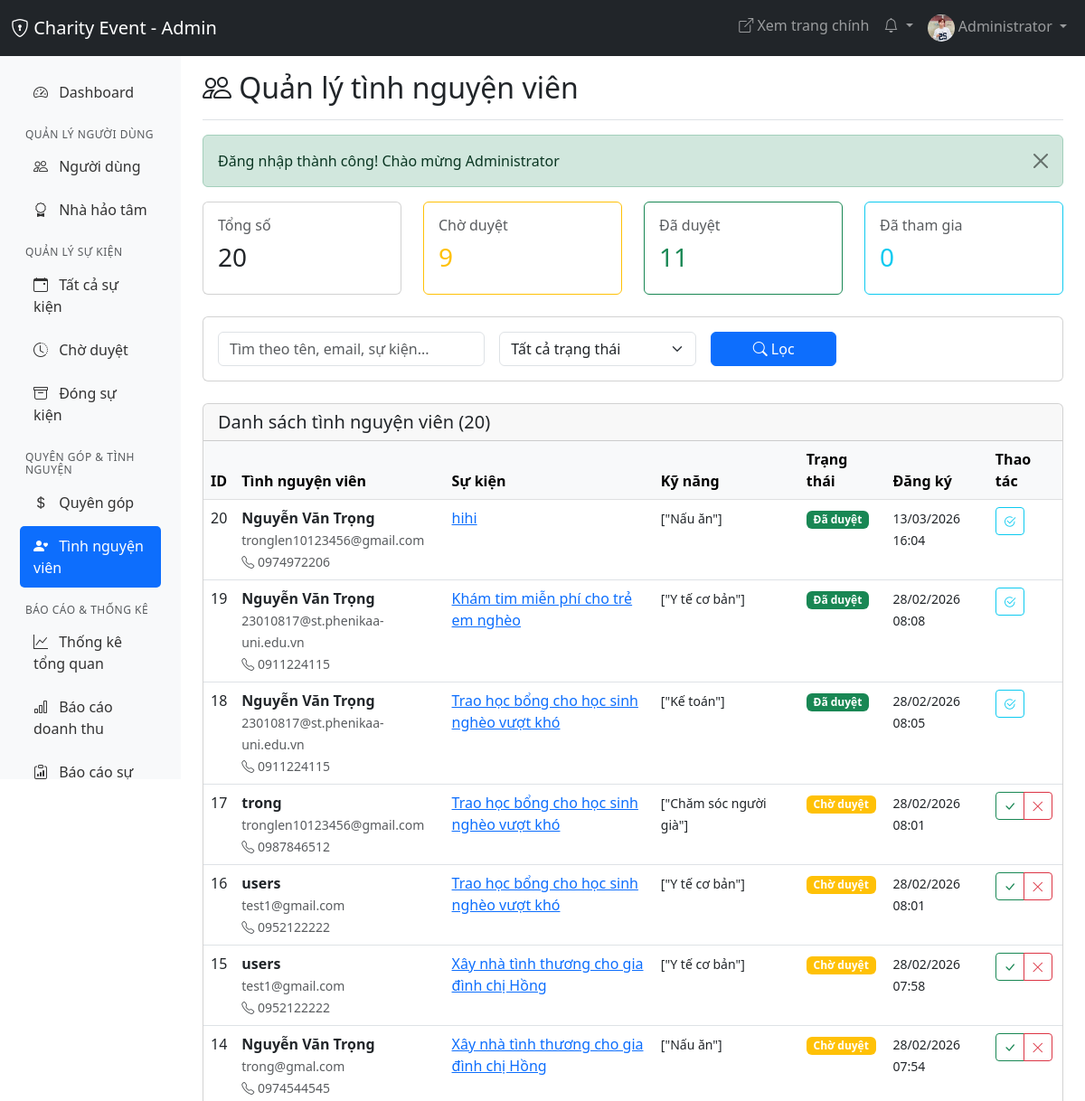
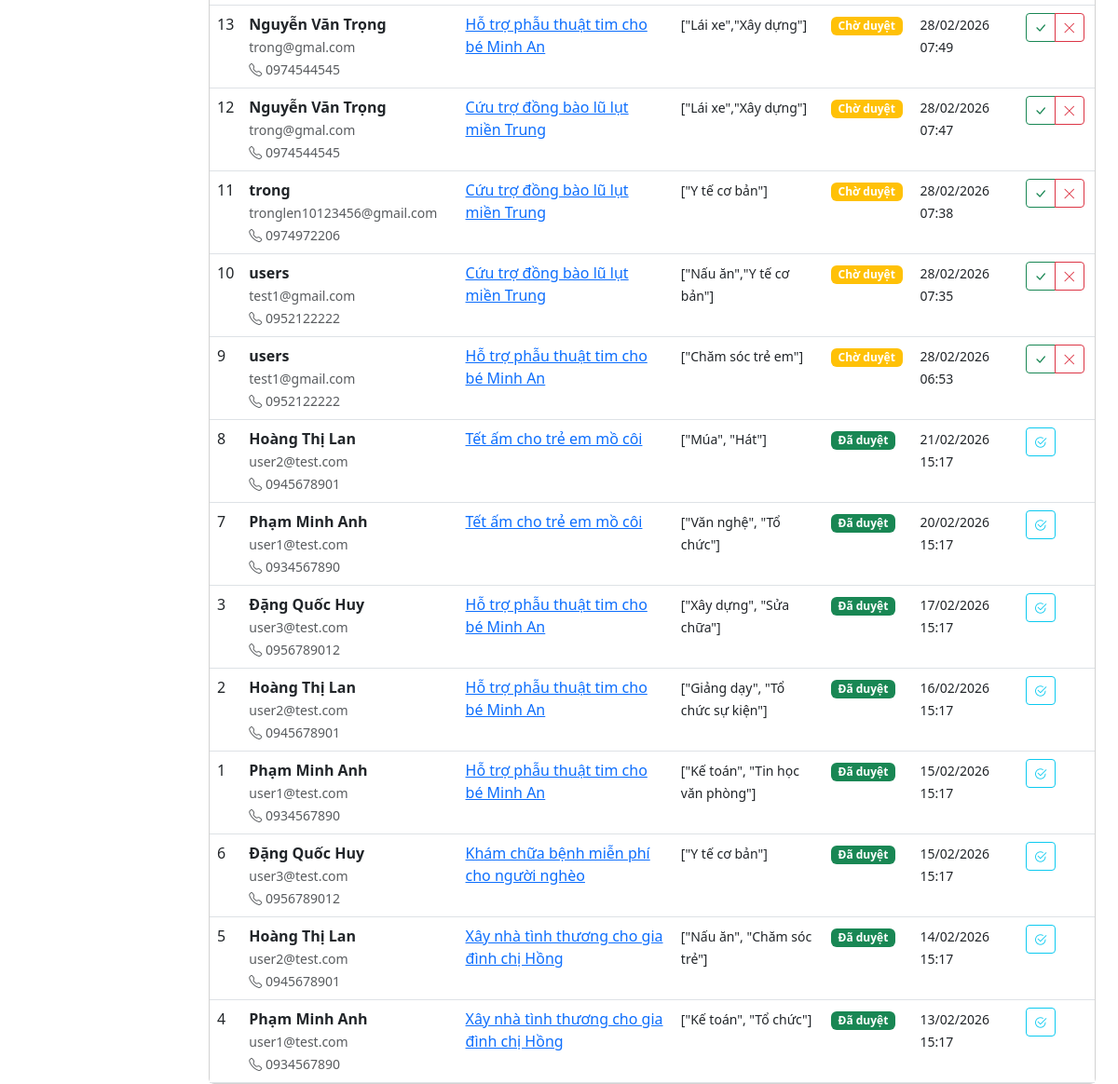
Page /admin/volunteers/volunteers.php (signed in) on the committed database (2 pictures, top to bottom).
### tables this page shows
CREATE TABLE `event_volunteers` (
  `id` int(11) NOT NULL,
  `user_id` int(11) DEFAULT NULL,
  `event_id` int(11) NOT NULL,
  `fullname` varchar(100) NOT NULL,
  `email` varchar(100) NOT NULL,
  `phone` varchar(20) NOT NULL,
  `date_of_birth` date DEFAULT NULL,
  `gender` enum('male','female','other') DEFAULT NULL,
  `birth_date` date DEFAULT NULL,
  `occupation` varchar(100) DEFAULT NULL,
  `skills` text DEFAULT NULL,
  `availability` text DEFAULT NULL,
  `experience` text DEFAULT NULL,
  `motivation` text NOT NULL,
  `available_weekday` tinyint(1) DEFAULT 0,
  `available_weekend` tinyint(1) DEFAULT 0,
  `available_evening` tinyint(1) DEFAULT 0,
  `emergency_contact_name` varchar(100) DEFAULT NULL,
  `emergency_contact_phone` varchar(20) DEFAULT NULL,
  `emergency_contact_relation` varchar(50) DEFAULT NULL,
  `status` enum('pending','approved','rejected','completed','cancelled') DEFAULT 'pending',
  `rejection_reason` text DEFAULT NULL,
  `checked_in_at` timestamp NULL DEFAULT NULL,
  `checked_out_at` timestamp NULL DEFAULT NULL,
  `attendance_confirmed` tinyint(1) DEFAULT 0,
  `volunteer_feedback` text DEFAULT NULL,
  `organizer_feedback` text DEFAULT NULL,
  `rating` int(11) DEFAULT NULL,
  `created_at` timestamp NOT NULL DEFAULT current_timestamp(),
  `updated_at` timestamp NOT NULL DEFAULT current_timestamp() ON UPDATE current_timestamp()
);

CREATE TABLE `users` (
  `id` int(11) NOT NULL,
  `fullname` varchar(100) NOT NULL,
  `email` varchar(100) NOT NULL,
  `password` varchar(255) NOT NULL,
  `phone` varchar(20) DEFAULT NULL,
  `avatar` varchar(255) DEFAULT 'default-avatar.png',
  `address` text DEFAULT NULL,
  `bio` text DEFAULT NULL,
  `city` varchar(100) DEFAULT NULL,
  `district` varchar(100) DEFAULT NULL,
  `role` enum('user','benefactor','admin') DEFAULT 'user',
  `benefactor_status` enum('none','pending','approved','rejected') DEFAULT 'none',
  `benefactor_verified_at` timestamp NULL DEFAULT NULL,
  `benefactor_verified_by` int(11) DEFAULT NULL,
  `status` enum('active','inactive','banned') DEFAULT 'active',
  `last_login` timestamp NULL DEFAULT NULL,
  `created_at` timestamp NOT NULL DEFAULT current_timestamp(),
  `updated_at` timestamp NOT NULL DEFAULT current_timestamp() ON UPDATE current_timestamp(),
  `public_profile` tinyint(1) DEFAULT 1,
  `show_donations` tinyint(1) DEFAULT 1,
  `show_volunteers` tinyint(1) DEFAULT 1,
  `email_notifications` tinyint(1) DEFAULT 1,
  `donation_notifications` tinyint(1) DEFAULT 1,
  `volunteer_notifications` tinyint(1) DEFAULT 1,
  `event_notifications` tinyint(1) DEFAULT 1
);

CREATE TABLE `events` (
  `id` int(11) NOT NULL,
  `user_id` int(11) NOT NULL,
  `title` varchar(255) NOT NULL,
  `slug` varchar(255) NOT NULL,
  `description` text NOT NULL,
  `content` longtext NOT NULL,
  `thumbnail` varchar(255) DEFAULT NULL,
  `bank_name` varchar(50) DEFAULT NULL,
  `bank_account` varchar(50) DEFAULT NULL,
  `bank_owner` varchar(100) DEFAULT NULL,
  `gallery` text DEFAULT NULL,
  `video_url` varchar(255) DEFAULT NULL,
  `category` enum('medical','education','disaster','children','elderly','community','environment','other') DEFAULT 'other',
  `location` varchar(255) NOT NULL,
  `province` varchar(100) NOT NULL,
  `district` varchar(100) DEFAULT NULL,
  `ward` varchar(100) DEFAULT NULL,
  `specific_address` text DEFAULT NULL,
  `target_amount` decimal(15,2) NOT NULL DEFAULT 0.00,
  `current_amount` decimal(15,2) NOT NULL DEFAULT 0.00,
  `volunteer_needed` int(11) DEFAULT 0,
  `volunteer_registered` int(11) DEFAULT 0,
  `volunteer_skills` text DEFAULT NULL,
  `start_date` date NOT NULL,
  `end_date` date NOT NULL,
  `registration_deadline` date DEFAULT NULL,
  `status` enum('pending','approved','rejected','ongoing','completed','closed') DEFAULT 'pending',
  `rejection_reason` text DEFAULT NULL,
  `priority` int(11) DEFAULT 0,
  `is_featured` tinyint(1) DEFAULT 0,
  `is_urgent` tinyint(1) DEFAULT 0,
  `views` int(11) DEFAULT 0,
  `has_report` tinyint(1) DEFAULT 0,
  `report_uploaded_at` timestamp NULL DEFAULT NULL,
  `approved_by` int(11) DEFAULT NULL,
  `approved_at` timestamp NULL DEFAULT NULL,
  `created_at` timestamp NOT NULL DEFAULT current_timestamp(),
  `updated_at` timestamp NOT NULL DEFAULT current_timestamp() ON UPDATE current_timestamp(),
  `admin_notes` text DEFAULT NULL
);

### admin/volunteers/volunteers.php (the view, shortened to what the rows shown need)
<?php
require_once '../../config/db.php';
$pageTitle = 'Quản lý tình nguyện viên';
$page = isset($_GET['page']) ? (int)$_GET['page'] : 1;
$perPage = 20;
$offset = ($page - 1) * $perPage;
$where = ['1=1'];
$params = [];
$whereClause = implode(' AND ', $where);
$query = "SELECT ev.*, e.title as event_title, e.slug as event_slug, u.fullname as user_fullname
          FROM event_volunteers ev
          JOIN events e ON ev.event_id = e.id
          LEFT JOIN users u ON ev.user_id = u.id
          WHERE $whereClause
          ORDER BY ev.created_at DESC
          LIMIT $perPage OFFSET $offset";
$stmt = $pdo->prepare($query);
$stmt->execute($params);
$volunteers = $stmt->fetchAll();
?>
<!DOCTYPE html>
<html lang="vi">
<head>
    <link href="https://cdn.jsdelivr.net/npm/bootstrap@5.3.0/dist/css/bootstrap.min.css" rel="stylesheet">
    <link rel="stylesheet" href="https://cdn.jsdelivr.net/npm/bootstrap-icons@1.11.0/font/bootstrap-icons.css">
</head>
<body>
    <div class="container-fluid">
        <div class="row">
            <main class="col-md-9 ms-sm-auto col-lg-10 px-md-4">
                <div class="d-flex justify-content-between flex-wrap flex-md-nowrap align-items-center pt-3 pb-2 mb-3 border-bottom">
                    <h1 class="h2"><i class="bi bi-people"></i> <?= $pageTitle ?></h1>
                </div>
                <div class="card">
                    <div class="card-body p-0">
                        <div class="table-responsive">
                            <table class="table table-hover mb-0">
                                <thead class="table-light">
                                    <tr>
                                        <th>ID</th>
                                        <th>Tình nguyện viên</th>
                                        <th>Sự kiện</th>
                                        <th>Kỹ năng</th>
                                        <th>Trạng thái</th>
                                        <th>Đăng ký</th>
                                        <th>Thao tác</th>
                                    </tr>
                                </thead>
                                <tbody>
                                    <?php if (count($volunteers) > 0): ?>
                                        <?php foreach ($volunteers as $v): ?>
                                        <tr>
                                            <td><?= $v['id'] ?></td>
                                            <td>
                                                <div>
                                                    <strong><?= htmlspecialchars($v['user_fullname'] ?? $v['fullname']) ?></strong>
                                                    <br><small class="text-muted"><?= htmlspecialchars($v['email']) ?></small>
                                                    <?php if ($v['phone']): ?>
                                                    <br><small class="text-muted"><i class="bi bi-telephone"></i> <?= htmlspecialchars($v['phone']) ?></small>
                                                    <?php endif; ?>
                                                </div>
                                            </td>
                                            <td>
                                                <a href="../events/event_detail.php?id=<?= $v['event_id'] ?>">
                                                    <?= htmlspecialchars(truncate($v['event_title'], 50)) ?>
                                                </a>
                                            </td>
                                            <td>
                                                <?php if ($v['skills']): ?>
                                                <small><?= htmlspecialchars(truncate($v['skills'], 50)) ?></small>
                                                <?php else: ?>
                                                <span class="text-muted">-</span>
                                                <?php endif; ?>
                                            </td>
                                            <td>
                                                <?php
                                                $statusColors = [
                                                    'pending' => 'warning',
                                                    'approved' => 'success',
                                                    'rejected' => 'danger',
                                                    'attended' => 'info',
                                                    'cancelled' => 'secondary'
                                                ];
                                                $statusLabels = [
                                                    'pending' => 'Chờ duyệt',
                                                    'approved' => 'Đã duyệt',
                                                    'rejected' => 'Từ chối',
                                                    'attended' => 'Đã tham gia',
                                                    'cancelled' => 'Đã hủy'
                                                ];
                                                ?>
                                                <span class="badge bg-<?= $statusColors[$v['status']] ?>">
                                                    <?= $statusLabels[$v['status']] ?>
                                                </span>
                                            </td>
                                            <td>
                                                <small><?= formatDate($v['created_at'], 'd/m/Y H:i') ?></small>
                                            </td>
                                            <td>
                                                <div class="btn-group btn-group-sm">
                                                    <?php if ($v['status'] === 'pending'): ?>
                                                    <a href="approve_volunteer.php?id=<?= $v['id'] ?>"
                                                       class="btn btn-outline-success"
                                                       title="Duyệt"
                                                       onclick="return confirm('Duyệt tình nguyện viên này?')">
                                                        <i class="bi bi-check-lg"></i>
                                                    </a>
                                                    <a href="reject_volunteer.php?id=<?= $v['id'] ?>"
                                                       class="btn btn-outline-danger"
                                                       title="Từ chối"
                                                       onclick="return confirm('Từ chối tình nguyện viên này?')">
                                                        <i class="bi bi-x-lg"></i>
                                                    </a>
                                                    <?php elseif ($v['status'] === 'approved'): ?>
                                                    <a href="mark_attended.php?id=<?= $v['id'] ?>"
                                                       class="btn btn-outline-info"
                                                       title="Đánh dấu đã tham gia"
                                                       onclick="return confirm('Xác nhận đã tham gia?')">
                                                        <i class="bi bi-check2-circle"></i>
                                                    </a>
                                                    <?php endif; ?>
                                                </div>
                                            </td>
                                        </tr>
                                        <?php endforeach; ?>
                                    <?php endif; ?>
                                </tbody>
                            </table>
                        </div>
                    </div>
                </div>
            </main>
        </div>
    </div>
</body>
</html>

### rows in the picture
event_volunteers: id "20", user.fullname "Nguyễn Văn Trọng", email "tronglen10123456@gmail.com", phone "0974972206", event.title "hihi", skills "[\"Nấu ăn\"]", status "Đã duyệt", created_at "13/03/2026 16:04"
event_volunteers: id "19", fullname "Nguyễn Văn Trọng", email "23010817@st.phenikaa-uni.edu.vn", phone "0911224115", event.title "Khám tim miễn phí cho trẻ em nghèo", skills "[\"Y tế cơ bản\"]", status "Đã duyệt", created_at "28/02/2026 08:08"
event_volunteers: id "18", fullname "Nguyễn Văn Trọng", email "23010817@st.phenikaa-uni.edu.vn", phone "0911224115", event.title "Trao học bổng cho học sinh nghèo vượt khó", skills "[\"Kế toán\"]", status "Đã duyệt", created_at "28/02/2026 08:05"
event_volunteers: id "17", fullname "trong", email "tronglen10123456@gmail.com", phone "0987846512", event.title "Trao học bổng cho học sinh nghèo vượt khó", skills "[\"Chăm sóc người già\"]", status "Chờ duyệt", created_at "28/02/2026 08:01"
event_volunteers: id "16", fullname "users", email "test1@gmail.com", phone "0952122222", event.title "Trao học bổng cho học sinh nghèo vượt khó", skills "[\"Y tế cơ bản\"]", status "Chờ duyệt", created_at "28/02/2026 08:01"
event_volunteers: id "15", fullname "users", email "test1@gmail.com", phone "0952122222", event.title "Xây nhà tình thương cho gia đình chị Hồng", skills "[\"Y tế cơ bản\"]", status "Chờ duyệt", created_at "28/02/2026 07:58"
event_volunteers: id "14", fullname "Nguyễn Văn Trọng", email "trong@gmal.com", phone "0974544545", event.title "Xây nhà tình thương cho gia đình chị Hồng", skills "[\"Nấu ăn\"]", status "Chờ duyệt", created_at "28/02/2026 07:54"
event_volunteers: id "13", fullname "Nguyễn Văn Trọng", email "trong@gmal.com", phone "0974544545", event.title "Hỗ trợ phẫu thuật tim cho bé Minh An", skills "[\"Lái xe\",\"Xây dựng\"]", status "Chờ duyệt", created_at "28/02/2026 07:49"
event_volunteers: id "12", fullname "Nguyễn Văn Trọng", email "trong@gmal.com", phone "0974544545", event.title "Cứu trợ đồng bào lũ lụt miền Trung", skills "[\"Lái xe\",\"Xây dựng\"]", status "Chờ duyệt", created_at "28/02/2026 07:47"
event_volunteers: id "11", fullname "trong", email "tronglen10123456@gmail.com", phone "0974972206", event.title "Cứu trợ đồng bào lũ lụt miền Trung", skills "[\"Y tế cơ bản\"]", status "Chờ duyệt", created_at "28/02/2026 07:38"
event_volunteers: id "10", fullname "users", email "test1@gmail.com", phone "0952122222", event.title "Cứu trợ đồng bào lũ lụt miền Trung", skills "[\"Nấu ăn\",\"Y tế cơ bản\"]", status "Chờ duyệt", created_at "28/02/2026 07:35"
event_volunteers: id "9", fullname "users", email "test1@gmail.com", phone "0952122222", event.title "Hỗ trợ phẫu thuật tim cho bé Minh An", skills "[\"Chăm sóc trẻ em\"]", status "Chờ duyệt", created_at "28/02/2026 06:53"
event_volunteers: id "8", user.fullname "Hoàng Thị Lan", email "user2@test.com", phone "0945678901", event.title "Tết ấm cho trẻ em mồ côi", skills "[\"Múa\", \"Hát\"]", status "Đã duyệt", created_at "21/02/2026 15:17"
event_volunteers: id "7", user.fullname "Phạm Minh Anh", email "user1@test.com", phone "0934567890", event.title "Tết ấm cho trẻ em mồ côi", skills "[\"Văn nghệ\", \"Tổ chức\"]", status "Đã duyệt", created_at "20/02/2026 15:17"
event_volunteers: id "3", user.fullname "Đặng Quốc Huy", email "user3@test.com", phone "0956789012", event.title "Hỗ trợ phẫu thuật tim cho bé Minh An", skills "[\"Xây dựng\", \"Sửa chữa\"]", status "Đã duyệt", created_at "17/02/2026 15:17"
event_volunteers: id "2", user.fullname "Hoàng Thị Lan", email "user2@test.com", phone "0945678901", event.title "Hỗ trợ phẫu thuật tim cho bé Minh An", skills "[\"Giảng dạy\", \"Tổ chức sự kiện\"]", status "Đã duyệt", created_at "16/02/2026 15:17"
event_volunteers: id "1", user.fullname "Phạm Minh Anh", email "user1@test.com", phone "0934567890", event.title "Hỗ trợ phẫu thuật tim cho bé Minh An", skills "[\"Kế toán\", \"Tin học văn phòng\"]", status "Đã duyệt", created_at "15/02/2026 15:17"
event_volunteers: id "6", user.fullname "Đặng Quốc Huy", email "user3@test.com", phone "0956789012", event.title "Khám chữa bệnh miễn phí cho người nghèo", skills "[\"Y tế cơ bản\"]", status "Đã duyệt", created_at "15/02/2026 15:17"
event_volunteers: id "5", user.fullname "Hoàng Thị Lan", email "user2@test.com", phone "0945678901", event.title "Xây nhà tình thương cho gia đình chị Hồng", skills "[\"Nấu ăn\", \"Chăm sóc trẻ\"]", status "Đã duyệt", created_at "14/02/2026 15:17"
event_volunteers: id "4", user.fullname "Phạm Minh Anh", email "user1@test.com", phone "0934567890", event.title "Xây nhà tình thương cho gia đình chị Hồng", skills "[\"Kế toán\", \"Tổ chức\"]", status "Đã duyệt", created_at "13/02/2026 15:17"

### other values in the picture
SITE_NAME "Charity Event"
$_SESSION['fullname'] "Administrator"
$pageTitle "Quản lý tình nguyện viên"
$flash['message'] "Đăng nhập thành công! Chào mừng Administrator"
$stats['total'] "20"
$stats['pending'] "9"
$stats['approved'] "11"
$stats['attended'] "0"
$totalVolunteers "20"
